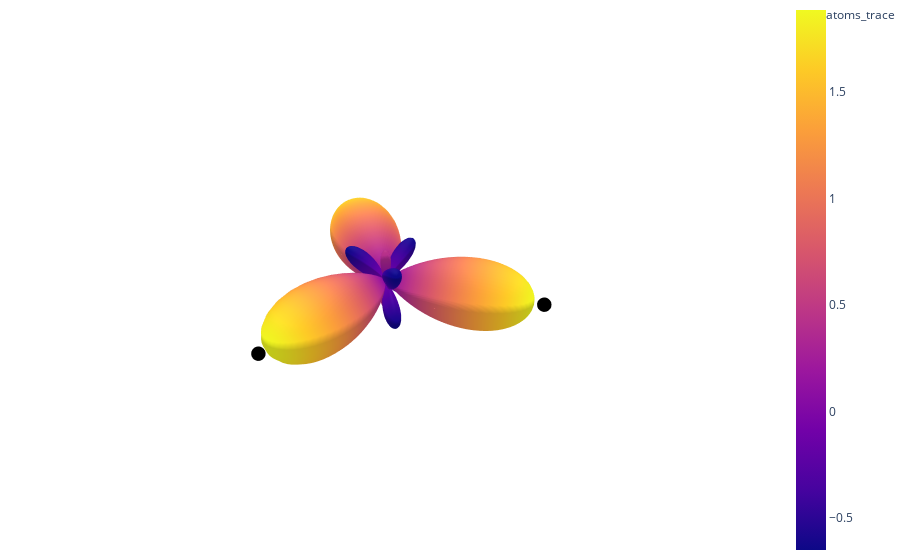

The cell this chart's notebook holds for it:
### Code cell
visualize(true_geometry)

### Figure 1 — Plotly figure (JSON) as saved in the notebook; plotly's stock layout.template omitted (floating-point values rounded to 4 significant figures; data arrays with more than 128 entries replaced by an {"elided": "..."} marker saying what was removed)
{"data": [{"name": "spherical_harmonics_trace", "surfacecolor": {"elided": "102x100 float values"}, "type": "surface", "x": {"elided": "102x100 float values"}, "y": {"elided": "102x100 float values"}, "z": {"elided": "102x100 float values"}}, {"marker": {"color": "black", "size": 5}, "mode": "markers", "name": "atoms_trace", "type": "scatter3d", "x": [1, -0.5, -0.5], "y": [0, 0.866, -0.866], "z": [0, 0, 0]}], "layout": {"margin": {"b": 0, "l": 0, "r": 0, "t": 0}, "paper_bgcolor": "rgba(255,255,255,255)", "plot_bgcolor": "rgba(255,255,255,255)", "scene": {"aspectmode": "cube", "bgcolor": "rgba(255,255,255,255)", "camera": {"eye": {"x": 0.5, "y": 0.5, "z": 0.5}}, "xaxis": {"backgroundcolor": "rgba(255,255,255,255)", "range": [-2.5, 2.5], "showgrid": false, "showticklabels": false, "title": {"text": ""}, "zeroline": false}, "yaxis": {"backgroundcolor": "rgba(255,255,255,255)", "range": [-2.5, 2.5], "showgrid": false, "showticklabels": false, "title": {"text": ""}, "zeroline": false}, "zaxis": {"backgroundcolor": "rgba(255,255,255,255)", "range": [-2.5, 2.5], "showgrid": false, "showticklabels": false, "title": {"text": ""}, "zeroline": false}}, "showlegend": true}}
